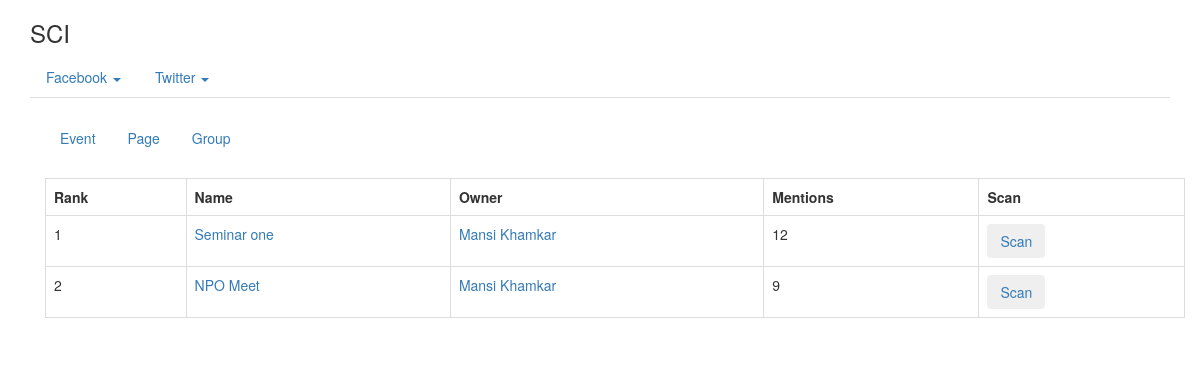
Page /activity.php on the committed database.
### tables this page shows
CREATE TABLE `ngo_social_objects` (
  `ns_id` int(11) NOT NULL,
  `u_id` int(11) DEFAULT NULL,
  `so_id` text,
  `so_name` varchar(100) NOT NULL,
  `owner_nm` varchar(30) DEFAULT NULL,
  `so_token` text,
  `so_type_id` int(11) NOT NULL,
  `at_id` int(11) NOT NULL,
  `is_sw` varchar(3) NOT NULL,
  `so_score` int(11) DEFAULT NULL
);

CREATE TABLE `user` (
  `u_id` int(11) NOT NULL,
  `name` varchar(30) NOT NULL,
  `phone_no` bigint(10) DEFAULT NULL,
  `email_id` varchar(50) DEFAULT NULL,
  `address` text,
  `city` varchar(20) DEFAULT NULL,
  `pin` int(11) DEFAULT NULL
);

### activity.php (the view, shortened to what this page needs)
<!DOCTYPE html>
<?php
include_once 'dbconn.php';
?>
<html>
<head>
    <link rel="stylesheet" href="https://maxcdn.bootstrapcdn.com/bootstrap/3.3.5/css/bootstrap.min.css">
</head>
<body>
<div class="container">
<h3>SCI</h3>
<ul class="nav nav-tabs" role="tablist">
  <li class="active">
  <li class="dropdown">
            <a class="dropdown-toggle" data-toggle="dropdown" href="#">Facebook <b class="caret"></b></a>
		</li>
	</li>
   <li class="dropdown">
            <a class="dropdown-toggle" data-toggle="dropdown" href="#">Twitter <b class="caret"></b></a>
    </li>
</ul>
<div class="tab-content">
		<div class="tab-pane fade in active" id="own">
		<br>
			<div class="container">
			<ul class="nav nav-pills">
				<li><a data-toggle="pill" href="#event">Event</a></li>
				<li><a data-toggle="pill" href="#page">Page</a></li>
				<li><a data-toggle="pill" href="#group">Group</a></li>
			</ul>
					<div class="tab-content">
			<div id="event" class="tab-pane fade in active ">
						<br>
							<table class="table table-bordered">
							<tr>
								<th>Rank</th>
								<th>Name</th>
								<th>Owner</th>
								<th>Mentions</th>
								<th>Scan</th>
							</tr>
							<?php
							$abcd=mysqli_query($conn,"SELECT a.*, b.ot_type FROM ngo_social_objects as a,social_object_types as b where a.so_type_id=b.ot_id and a.at_id=1 and a.so_type_id=3  and a.u_id in (SELECT u_id FROM user_extended as u WHERE u.ut_id!=4)ORDER BY a.so_score  DESC");
								if(mysqli_num_rows($abcd)>0)
								{
										$i=1;
										while($row=mysqli_fetch_array($abcd))
										{
													?>
												<tr>
													<td><?php echo $i; ?></td>
													<td><a href="http://www.facebook.com/<?php echo $row['so_id'];?>" target="_blank" ><?php echo $row['so_name']; ?></td>
													<td>
														<?php $xy=mysqli_query($conn,"SELECT name from user where u_id='".$row['u_id']."'");
														$arr=mysqli_fetch_array($xy);
														?>
														<?php $abc=mysqli_query($conn,"SELECT account_id from user_accounts where u_id='".$row['u_id']."'");
														$arr1=mysqli_fetch_array($abc);
														?>
														<a href="http://www.facebook.com/<?php echo $arr1['account_id'];?>" target="_blank" ><?php echo $arr['name'];?></a>
													</td>
													<td><?php echo $row['so_score'];?></td>
													<td><a href="<?php echo 'extrascan.php?oid='.$row['so_id'].'&at=facebook&ot='.$row['ot_type']; ?>" target="_blank"><button type="button" class="btn">Scan</button></a></td>
												</tr>
											<?php
											$i++;
										}
									}?>
							</table>
							</div>
					</div>
			</div>
		</div>
</div>

### rows in the picture
ngo_social_objects: so_name "Seminar one", u.name "Mansi Khamkar", so_score "12"
ngo_social_objects: so_name "NPO Meet", u.name "Mansi Khamkar", so_score "9"
